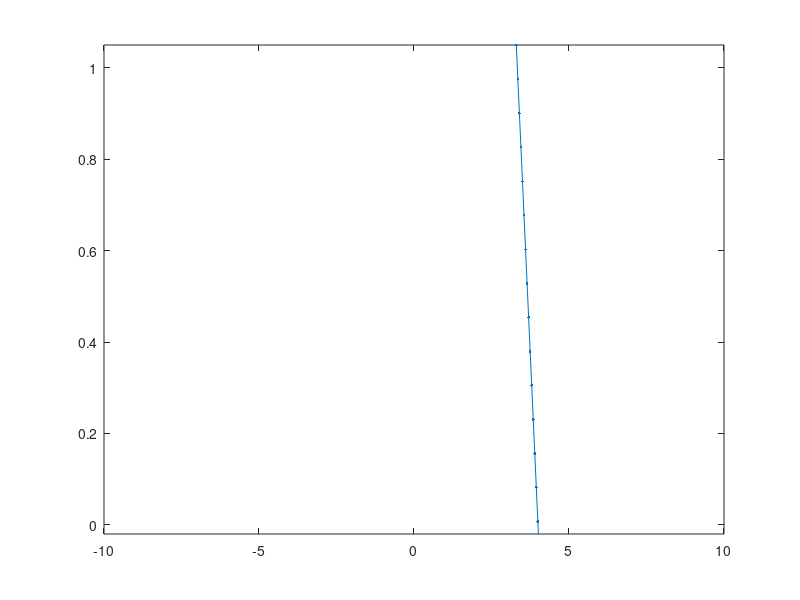
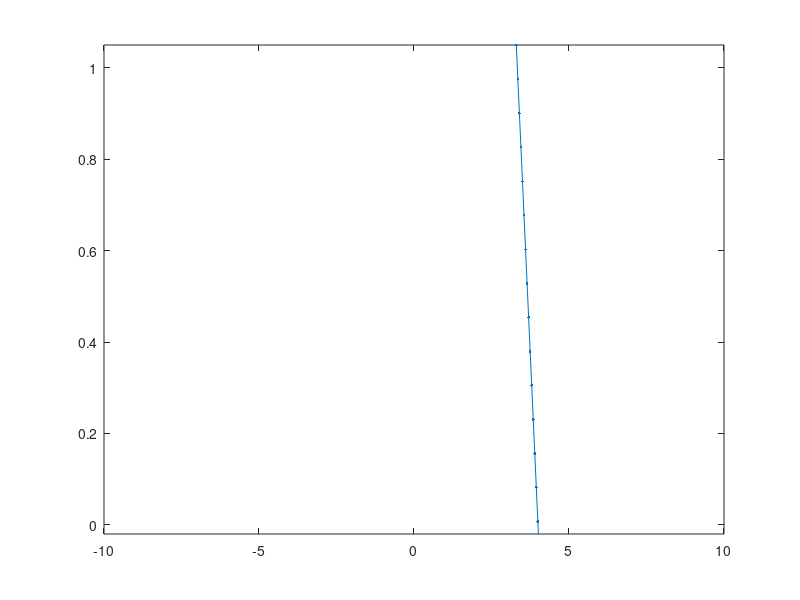
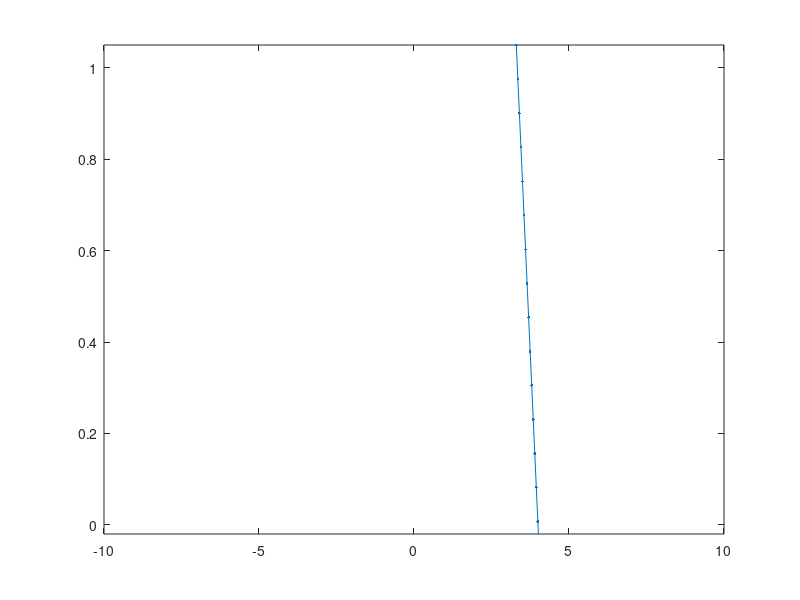
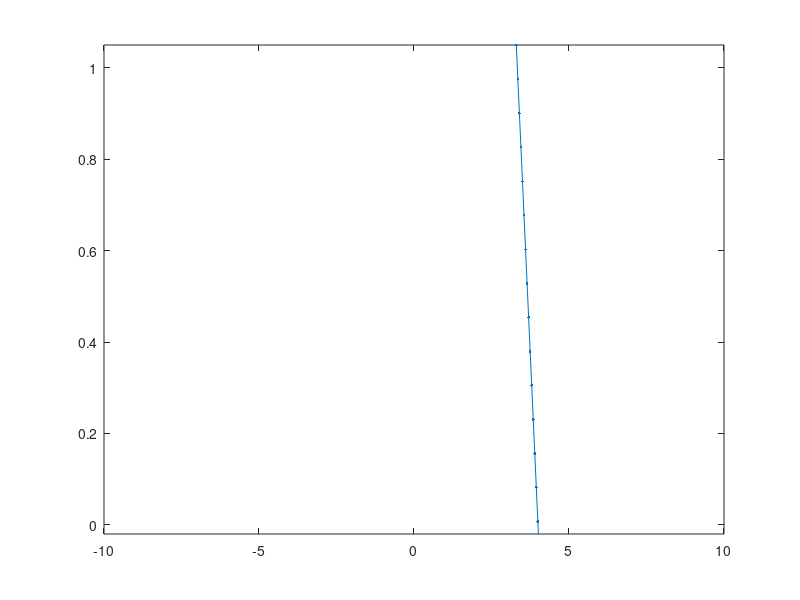

Write MATLAB code to recreate these figures, in order.
F = @(k) piecewise((2.5<=k) & (k<3), 3*k-7.5, (3<=k) & (k<4.5), 6-1.5*k, (4.5<=k) & (k<5), 1.5*k-7.5, (k>=5), 0, (k<2.5), 0);
%diff(u(t,x),t,2) = diff(u(t,x),x,2)
F = @(k) 6-1.5*k
Nx = 403; 
Nt = 220; 
h = 1.0; 
c = 1.0; 
u = zeros(Nx,Nt); 
x = zeros(1,Nx); 
t = zeros(1,Nt); 
dx = 20.0/Nx; 
dt = 11.0/Nt; 
x(1) = -10; 
for j = 2:Nx + 1 
    x(j) = x(j-1) + dx; 
end
t(1) = 0;
for n = 2:Nt 
    t(n) = t(n-1) + dt; 
end
for n = 1:Nt 
    count = int2str(n); 
    if n < 10 
        count = strcat('00', count); 
    elseif n < 100 
        count = strcat('0', count); 
    end; 
    for j = 1:Nx + 1 
        %u(j,n) = 0.5*(F3(x(j) - c*t(n), h, c) + F3(x(j) + c*t(n), h, c)); 
        %u(j,n) = 0.5*(F2(x(j) - c*t(n), h, c) + F2(x(j) + c*t(n), h, c)); 
        u(j,n) = 0.5*(F(x(j) - t(n)) + F(x(j) + t(n))); 
    end 
    %S_u = strcat('wave_movie3/u_', count);
    %S_u = strcat('wave_movie2/u_', count);
    S_u = strcat('wave_movie/u_', count); 
    plot(x,u(:,n),'.-'); 
    axis([-10.0 10.0 -0.02 1.05]); 
    print ('-dpng', '-r38', S_u);
end
